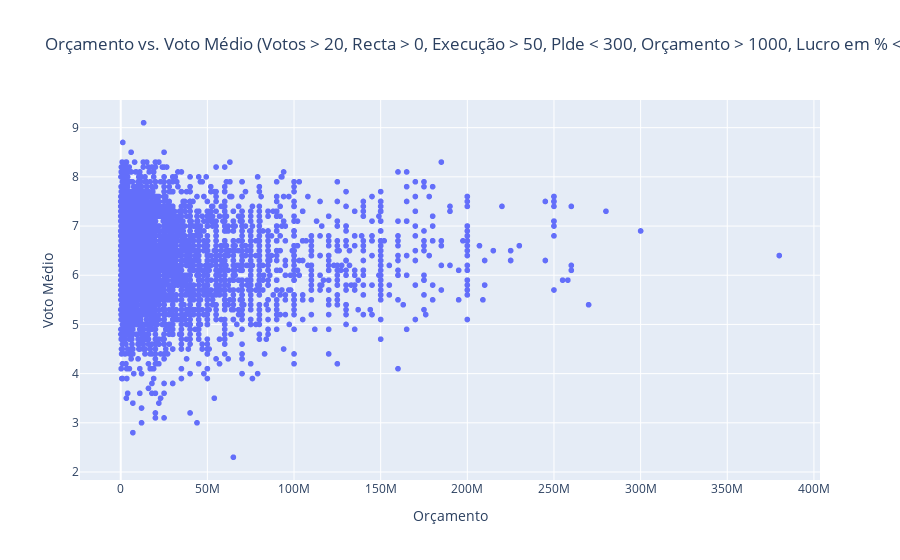
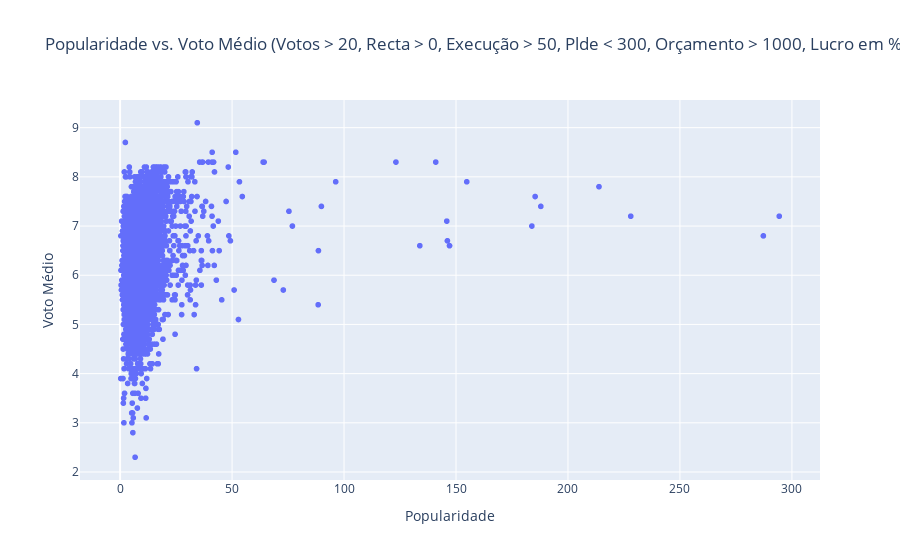
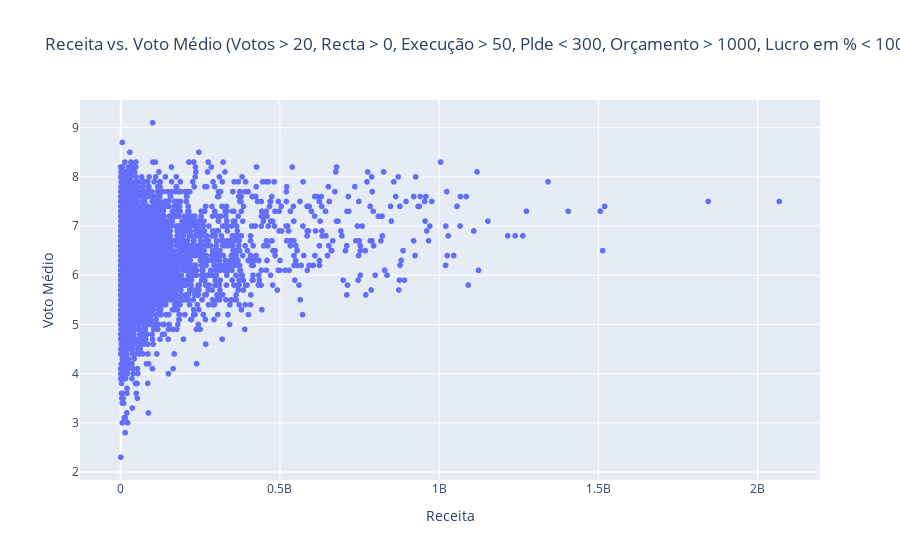
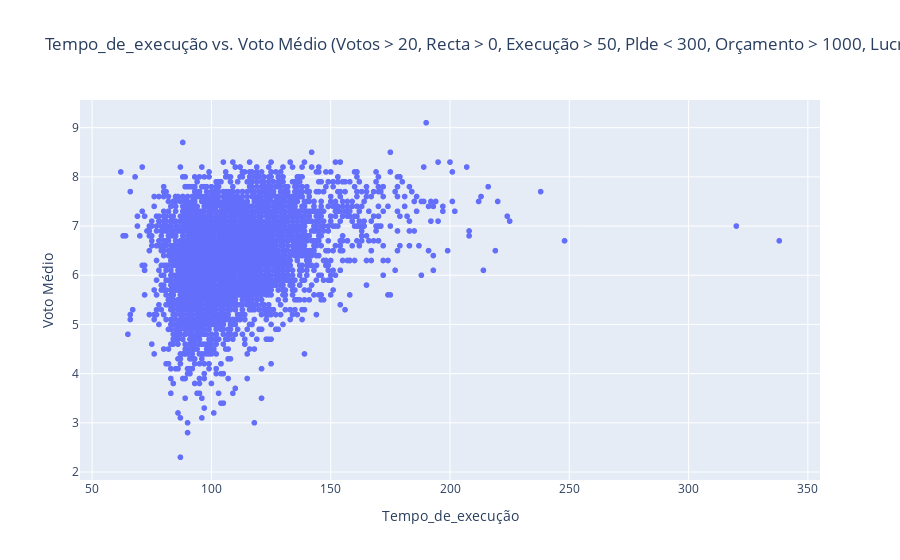

Write notebook code for charts like these, in order.
### Code cell
# Filtrar linhas onde 'voto_médio' é maior que 0 e 'contagem_de_votos' é maior que 20
data_filtrado = data[(data['voto_médio'] > 0) & (data['contagem_de_votos'] > 20) & (data['receita'] > 0) & (data['tempo_de_execução'] > 50) & (data['popularidade'] < 300) & (data['orçamento'] > 1000) &  (data['lucro_porcentagem'] < 100000)]

# Lista de todas as coluna1s numéricas do DataFrame
colunas_numericas1 = ['orçamento', 'popularidade', 'receita', 'tempo_de_execução', 'voto_médio']


# Criar gráficos para cada coluna1 numérica em comparação com 'voto_médio'
figuras1 = []
for coluna1 in colunas_numericas1:
    if coluna1 != 'voto_médio':  # Evitar comparar 'voto_médio' com ele mesmo
        fig1 = px.scatter(data_filtrado, x=coluna1, y='voto_médio', 
                         title=f'{coluna1.capitalize()} vs. Voto Médio (Votos > 20, Recta > 0, Execução > 50, Plde < 300, Orçamento > 1000, Lucro em % < 100000)',
                         labels={coluna1: coluna1.capitalize(), 'voto_médio': 'Voto Médio'})
        figuras1.append(fig1)

# Mostrar gráficos
for fig1 in figuras1:
    fig1.show()

### Figure 1 — Plotly figure (JSON) as saved in the notebook; plotly's stock layout.template omitted (floating-point values rounded to 4 significant figures; data arrays with more than 128 entries replaced by an {"elided": "..."} marker saying what was removed)
{"data": [{"hovertemplate": "Orçamento=%{x}<br>Voto Médio=%{y}<extra></extra>", "legendgroup": "", "marker": {"color": "#636efa", "symbol": "circle"}, "mode": "markers", "name": "", "showlegend": false, "type": "scattergl", "x": {"elided": "4812 int values"}, "xaxis": "x", "y": {"elided": "4812 float values"}, "yaxis": "y"}], "layout": {"legend": {"tracegroupgap": 0}, "title": {"text": "Orçamento vs. Voto Médio (Votos > 20, Recta > 0, Execução > 50, Plde < 300, Orçamento > 1000, Lucro em % < 100000)"}, "xaxis": {"anchor": "y", "domain": [0, 1], "title": {"text": "Orçamento"}}, "yaxis": {"anchor": "x", "domain": [0, 1], "title": {"text": "Voto Médio"}}}}

### Figure 2 — Plotly figure (JSON) as saved in the notebook; plotly's stock layout.template omitted (floating-point values rounded to 4 significant figures; data arrays with more than 128 entries replaced by an {"elided": "..."} marker saying what was removed)
{"data": [{"hovertemplate": "Popularidade=%{x}<br>Voto Médio=%{y}<extra></extra>", "legendgroup": "", "marker": {"color": "#636efa", "symbol": "circle"}, "mode": "markers", "name": "", "showlegend": false, "type": "scattergl", "x": {"elided": "4812 float values"}, "xaxis": "x", "y": {"elided": "4812 float values"}, "yaxis": "y"}], "layout": {"legend": {"tracegroupgap": 0}, "title": {"text": "Popularidade vs. Voto Médio (Votos > 20, Recta > 0, Execução > 50, Plde < 300, Orçamento > 1000, Lucro em % < 100000)"}, "xaxis": {"anchor": "y", "domain": [0, 1], "title": {"text": "Popularidade"}}, "yaxis": {"anchor": "x", "domain": [0, 1], "title": {"text": "Voto Médio"}}}}

### Figure 3 — Plotly figure (JSON) as saved in the notebook; plotly's stock layout.template omitted (floating-point values rounded to 4 significant figures; data arrays with more than 128 entries replaced by an {"elided": "..."} marker saying what was removed)
{"data": [{"hovertemplate": "Receita=%{x}<br>Voto Médio=%{y}<extra></extra>", "legendgroup": "", "marker": {"color": "#636efa", "symbol": "circle"}, "mode": "markers", "name": "", "showlegend": false, "type": "scattergl", "x": {"elided": "4812 int values"}, "xaxis": "x", "y": {"elided": "4812 float values"}, "yaxis": "y"}], "layout": {"legend": {"tracegroupgap": 0}, "title": {"text": "Receita vs. Voto Médio (Votos > 20, Recta > 0, Execução > 50, Plde < 300, Orçamento > 1000, Lucro em % < 100000)"}, "xaxis": {"anchor": "y", "domain": [0, 1], "title": {"text": "Receita"}}, "yaxis": {"anchor": "x", "domain": [0, 1], "title": {"text": "Voto Médio"}}}}

### Figure 4 — Plotly figure (JSON) as saved in the notebook; plotly's stock layout.template omitted (floating-point values rounded to 4 significant figures; data arrays with more than 128 entries replaced by an {"elided": "..."} marker saying what was removed)
{"data": [{"hovertemplate": "Tempo_de_execução=%{x}<br>Voto Médio=%{y}<extra></extra>", "legendgroup": "", "marker": {"color": "#636efa", "symbol": "circle"}, "mode": "markers", "name": "", "showlegend": false, "type": "scattergl", "x": {"elided": "4812 int values"}, "xaxis": "x", "y": {"elided": "4812 float values"}, "yaxis": "y"}], "layout": {"legend": {"tracegroupgap": 0}, "title": {"text": "Tempo_de_execução vs. Voto Médio (Votos > 20, Recta > 0, Execução > 50, Plde < 300, Orçamento > 1000, Lucro em % < 100000)"}, "xaxis": {"anchor": "y", "domain": [0, 1], "title": {"text": "Tempo_de_execução"}}, "yaxis": {"anchor": "x", "domain": [0, 1], "title": {"text": "Voto Médio"}}}}
